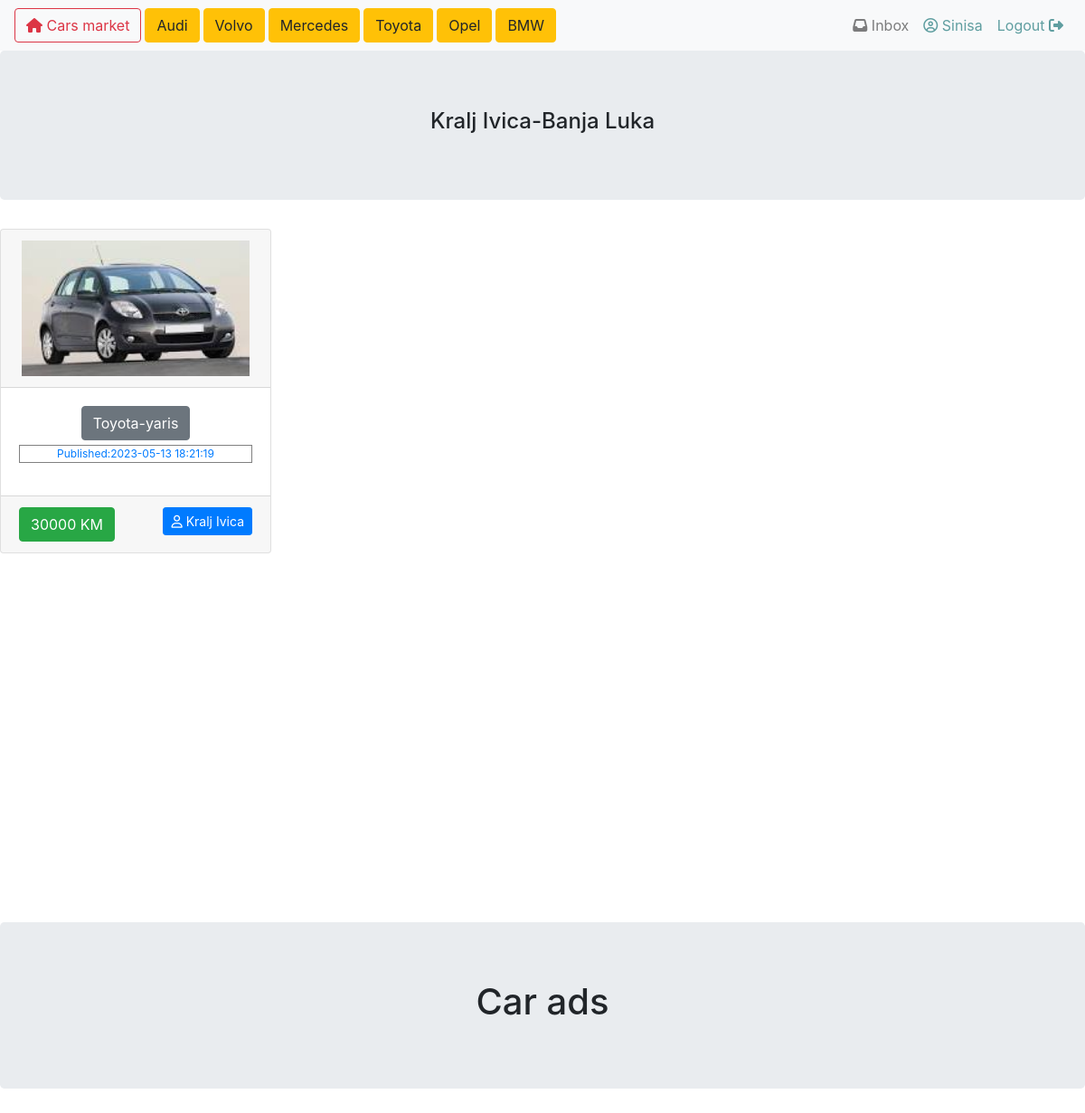
The page /carFromUser.php?name=Kralj Ivica (signed in) on the database its author committed.
### tables this page shows
CREATE TABLE IF NOT EXISTS `cars_table` (
  `id` int NOT NULL AUTO_INCREMENT,
  `mark` varchar(40) NOT NULL,
  `model` varchar(40) NOT NULL,
  `motor` varchar(40) DEFAULT NULL,
  `year` varchar(40) DEFAULT NULL,
  `price` varchar(40) DEFAULT NULL,
  `mileage` varchar(40) DEFAULT NULL,
  `kw` varchar(40) DEFAULT NULL,
  `abs` varchar(40) DEFAULT NULL,
  `airbag` varchar(40) DEFAULT NULL,
  `carAir` varchar(40) DEFAULT NULL,
  `fuel` varchar(40) DEFAULT NULL,
  `description` text,
  `img` varchar(40) DEFAULT NULL,
  `date_of_publication` datetime DEFAULT NULL,
  `user_id` int DEFAULT NULL,
  PRIMARY KEY (`id`),
  KEY `user_id` (`user_id`)
);

CREATE TABLE IF NOT EXISTS `users` (
  `id` int NOT NULL AUTO_INCREMENT,
  `name` varchar(40) NOT NULL,
  `surname` varchar(40) NOT NULL,
  `address` varchar(40) NOT NULL,
  `email` varchar(40) NOT NULL,
  `password` varchar(40) NOT NULL,
  PRIMARY KEY (`id`)
);

### functions.php (called while the page is built, shortened)
<?php
function db(){
$con=  mysqli_connect('localhost','root','propaganda','pik1')or die("Connection error");
    return $con;
}
function getAllFromUser($name){
    $sql ="SELECT cars_table.id,cars_table.mark,cars_table.model,cars_table.motor,cars_table.year,cars_table.price,cars_table.mileage,cars_table.kw,cars_table.abs,cars_table.airbag,cars_table.carAir,cars_table.fuel,cars_table.description,cars_table.img,cars_table.date_of_publication,cars_table.user_id,users.name,users.address FROM cars_table INNER JOIN users ON cars_table.user_id = users.id WHERE users.name = '$name' ORDER BY cars_table.date_of_publication DESC ";
    $query = mysqli_query(db(),$sql);
    $result = mysqli_fetch_all($query,MYSQLI_ASSOC);
    return $result;
}
?>

### carFromUser.php (the view, shortened to what this page needs)
<?php require_once 'partials/head.php' ?>
<?php require_once 'partials/navbar.php' ?>
<?php
$result = getAllFromUser($_GET['name']);
 ?>
 <div class="jumbotron text-center">
        <h4><?php echo $result[0]['name'].'-'.$result[0]['address'] ?></h4>
 </div>
 <div class="row">
            <div class="col-12 ">
                <div class="row">
                    <?php foreach($result as $car): ?>
                        <div class="col-3">
                            <a href="carinfo.php?id=<?php echo $car['id']; ?>">
                            <?php require "partials/card.php" ?>
                            </a>
                            <br>
                        </div>
                        <?php endforeach ?>
                </div>
            </div>
        </div>
 <?php require_once "partials/footer.php" ?>

### partials/card.php
<div class="card text-center" style = "width:300px">
    <div class="card-header">
        <img style="width:98%;height:150px" src="images/<?php echo $car['img'] ?>" alt="nema slike">
    </div>
    <div class="card-body">
        <button class="btn btn-secondary"><?php echo $car['mark']."-".$car['model']." ".$car['motor'] ?></button>
        <p style ="font-size:12px;font-weight:400;border:1px solid gray;margin-top:5px"><?php echo 'Published:'. $car['date_of_publication'] ?></p>
    </div>
    <div class="card-footer">
        <button class="btn btn-success float-left"><?php echo $car['price']." "."KM" ?></button>
        <a href="carFromUser.php?name=<?php echo $car['name'] ?>" class="btn btn-primary btn-sm float-right"><i class="fa fa-user-o" aria-hidden="true"></i> <?php echo $car['name'] ?></a>
    </div>
</div>
<br>

### rows shown on the page
cars_table: user.name "Kralj Ivica", user.address "Banja Luka", img (picture), mark "Toyota", model "yaris", date_of_publication "2023-05-13 18:21:19", price "30000"

### other values the page prints
$c "Audi"
$c "Volvo"
$c "Mercedes"
$c "Toyota"
$c "Opel"
$c "BMW"
$_SESSION['name'] "Sinisa"
